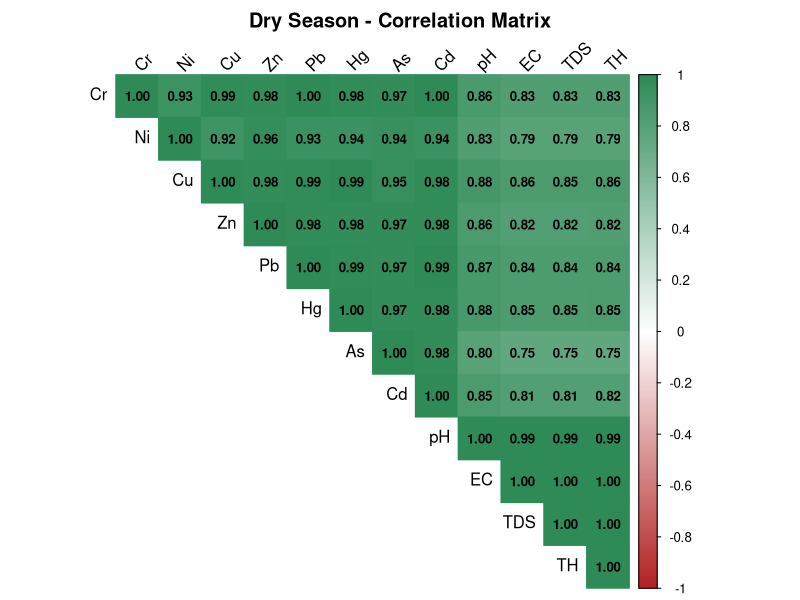
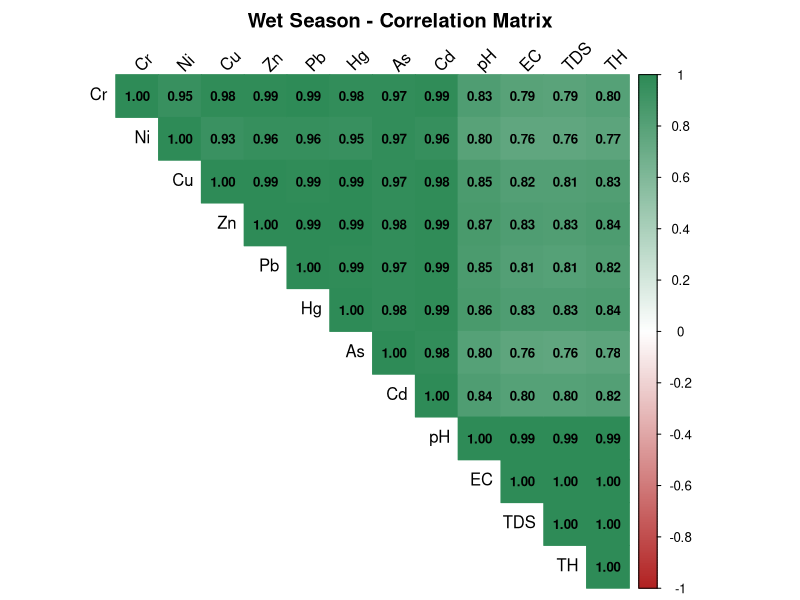

Reproduce these figures in R, in order.
# ============================================
# CORRELATION ANALYSIS - Dry and Wet Seasons
# ============================================

library(corrplot)
library(ggplot2)
library(reshape2)

# ============================================
# DRY SEASON DATA
# ============================================

dry_data <- data.frame(
  Cr = c(0.028, 0.032, 0.029, 0.031, 0.027, 0.035, 0.033, 0.037, 0.034, 0.036, 0.030, 0.029, 0.031, 0.028, 0.026),
  Ni = c(0.019, 0.021, 0.020, 0.018, 0.017, 0.023, 0.022, 0.024, 0.021, 0.023, 0.020, 0.019, 0.021, 0.018, 0.017),
  Cu = c(0.023, 0.027, 0.025, 0.026, 0.024, 0.030, 0.028, 0.032, 0.029, 0.031, 0.026, 0.025, 0.027, 0.024, 0.023),
  Zn = c(0.085, 0.095, 0.092, 0.088, 0.083, 0.102, 0.098, 0.108, 0.100, 0.105, 0.090, 0.087, 0.093, 0.086, 0.082),
  Pb = c(0.048, 0.052, 0.049, 0.051, 0.047, 0.056, 0.054, 0.058, 0.055, 0.057, 0.050, 0.049, 0.052, 0.048, 0.046),
  Hg = c(0.00022, 0.00028, 0.00025, 0.00026, 0.00023, 0.00032, 0.00030, 0.00035, 0.00031, 0.00033, 0.00027, 0.00024, 0.00029, 0.00023, 0.00021),
  As = c(0.011, 0.013, 0.012, 0.012, 0.010, 0.014, 0.013, 0.015, 0.014, 0.014, 0.012, 0.011, 0.013, 0.011, 0.010),
  Cd = c(0.0023, 0.0027, 0.0025, 0.0026, 0.0022, 0.0030, 0.0028, 0.0032, 0.0029, 0.0031, 0.0025, 0.0024, 0.0026, 0.0023, 0.0021),
  pH = c(7.3, 7.4, 7.4, 7.5, 7.5, 8.2, 8.3, 8.5, 8.0, 8.1, 7.8, 7.7, 7.6, 7.5, 7.2),
  EC = c(480, 520, 550, 620, 680, 1100, 1150, 1200, 950, 1050, 850, 780, 720, 650, 450),
  TDS = c(280, 300, 320, 360, 400, 680, 710, 750, 590, 650, 520, 480, 440, 390, 260),
  TH = c(130, 140, 150, 170, 190, 320, 330, 350, 280, 310, 250, 220, 200, 180, 120)
)

# ============================================
# WET SEASON DATA
# ============================================

wet_data <- data.frame(
  Cr = c(0.020, 0.024, 0.021, 0.023, 0.019, 0.026, 0.025, 0.028, 0.024, 0.027, 0.022, 0.020, 0.023, 0.021, 0.018),
  Ni = c(0.015, 0.017, 0.016, 0.015, 0.014, 0.018, 0.017, 0.019, 0.017, 0.018, 0.016, 0.015, 0.017, 0.015, 0.013),
  Cu = c(0.018, 0.022, 0.020, 0.021, 0.019, 0.024, 0.023, 0.026, 0.022, 0.025, 0.021, 0.019, 0.022, 0.020, 0.018),
  Zn = c(0.065, 0.075, 0.070, 0.072, 0.066, 0.080, 0.078, 0.085, 0.076, 0.082, 0.073, 0.068, 0.075, 0.069, 0.063),
  Pb = c(0.038, 0.042, 0.040, 0.041, 0.037, 0.045, 0.044, 0.048, 0.043, 0.047, 0.041, 0.038, 0.042, 0.039, 0.036),
  Hg = c(0.00015, 0.00020, 0.00018, 0.00019, 0.00016, 0.00023, 0.00022, 0.00026, 0.00021, 0.00025, 0.00019, 0.00017, 0.00021, 0.00018, 0.00014),
  As = c(0.007, 0.009, 0.008, 0.008, 0.007, 0.010, 0.009, 0.011, 0.009, 0.010, 0.008, 0.007, 0.009, 0.008, 0.006),
  Cd = c(0.0016, 0.0020, 0.0018, 0.0019, 0.0015, 0.0023, 0.0021, 0.0025, 0.0020, 0.0024, 0.0019, 0.0017, 0.0020, 0.0018, 0.0014),
  pH = c(7.0, 7.1, 7.1, 7.2, 7.2, 7.9, 8.0, 8.1, 7.7, 7.8, 7.5, 7.4, 7.3, 7.2, 6.9),
  EC = c(400, 430, 450, 500, 540, 900, 940, 950, 780, 850, 700, 650, 590, 540, 380),
  TDS = c(230, 250, 260, 290, 310, 550, 570, 580, 480, 520, 430, 400, 360, 330, 220),
  TH = c(100, 110, 115, 130, 140, 260, 270, 280, 220, 245, 195, 180, 165, 150, 90)
)

# ============================================
# CORRELATION MATRICES
# ============================================

cor_dry <- cor(dry_data)
cor_wet <- cor(wet_data)

cor_dry_rounded <- round(cor_dry, 3)
cor_wet_rounded <- round(cor_wet, 3)

# ============================================
# CORRELATION HEATMAPS
# ============================================

tiff("Dry_Season_Correlation.tiff", width = 10, height = 8, units = "in", res = 600)
corrplot(cor_dry, method = "color", type = "upper", tl.col = "black", tl.srt = 45,
         tl.cex = 1, number.cex = 0.8, addCoef.col = "black",
         col = colorRampPalette(c("#B22222", "white", "#2E8B57"))(200),
         title = "Dry Season - Correlation Matrix", mar = c(0,0,2,0))
dev.off()

tiff("Wet_Season_Correlation.tiff", width = 10, height = 8, units = "in", res = 600)
corrplot(cor_wet, method = "color", type = "upper", tl.col = "black", tl.srt = 45,
         tl.cex = 1, number.cex = 0.8, addCoef.col = "black",
         col = colorRampPalette(c("#B22222", "white", "#2E8B57"))(200),
         title = "Wet Season - Correlation Matrix", mar = c(0,0,2,0))
dev.off()

# ============================================
# PRINT CORRELATION TABLES
# ============================================

cat("\n=== DRY SEASON CORRELATION MATRIX ===\n")
print(cor_dry_rounded)

cat("\n=== WET SEASON CORRELATION MATRIX ===\n")
print(cor_wet_rounded)
